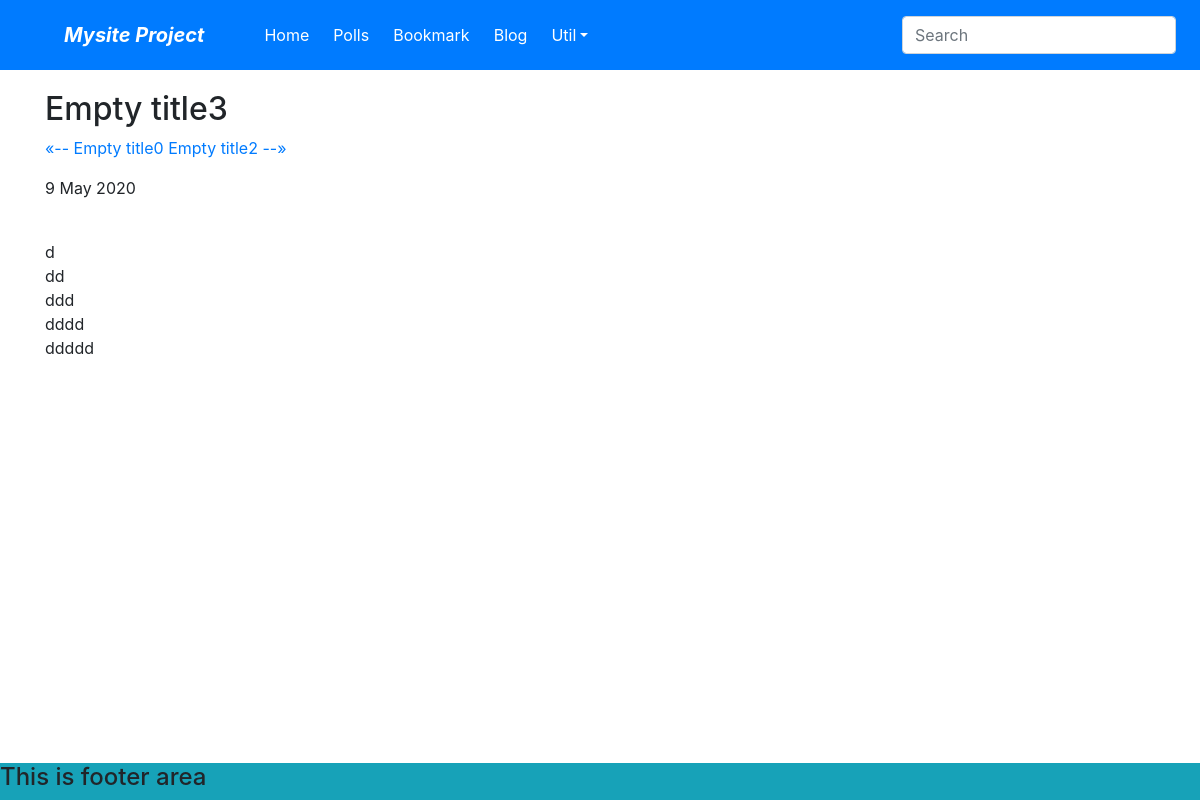
The app's page /blog/posts/empty-title3/ with its own data.
### blog/models.py (models this page shows)
class Post(models.Model):
    title = models.CharField(verbose_name='Post_Title', max_length=100, default="Empty title", blank=True)
    slug = models.SlugField(verbose_name='SLUG', unique=True, allow_unicode=True,\
        help_text='one word for title alias.')
    description = models.CharField(verbose_name='Description', max_length=100, blank=True, help_text= 'simple \
        description text.')
    content = models.TextField('CONTENT')
    create_dt = models.DateTimeField('CREATE DATE', auto_now_add=True)
    modify_dt = models.DateTimeField('MODIFIED DATE', auto_now=False)
    class Meta:
        verbose_name = 'posting'
        verbose_name_plural = 'postings'
        db_table = 'blog_posts'
        ordering = ('-modify_dt',)
    def __str__(self):
        return self.title
    def get_absolute_url(self):
        return reverse("blog:post_detail", args=(self.slug,))
    def get_previous(self):
        return self.get_previous_by_modify_dt()
    def get_next(self):
        return self.get_next_by_modify_dt()

### blog/views.py (the view)
# urls.py: path('posts/<slug:slug>/', PostDV.as_view(), name='post_detail'),
class PostDV(DetailView):
    def get_queryset(self):
        return Post.objects.all()

### blog/templates/blog/post_detail.html (shortened to what this page needs)
{% extends 'home.html' %}
{% block content %}
    <h2>{{object.title}}</h2>
    <p>
        {% if object.get_previous %}
            <a href="{{object.get_previous.get_absolute_url}}" title="View Previous">
                &laquo;-- {{object.get_previous}}
            </a>
        {% endif %}
        {% if object.get_next %}
            <a href="{{object.get_next.get_absolute_url}}" title="View Next">
                {{object.get_next}} --&raquo;
            </a>
        {% endif %}
    </p>
    <p>{{object.modify_dt|date:"j F Y"}}</p>
    <br>
    <div>
        {{object.content|linebreaks}}
    </div>
{% endblock %}

### records on screen
Post: title "Empty title3", get_previous "Empty title0", get_next "Empty title2", modify_dt "9 May 2020", content "d dd ddd dddd ddddd"
